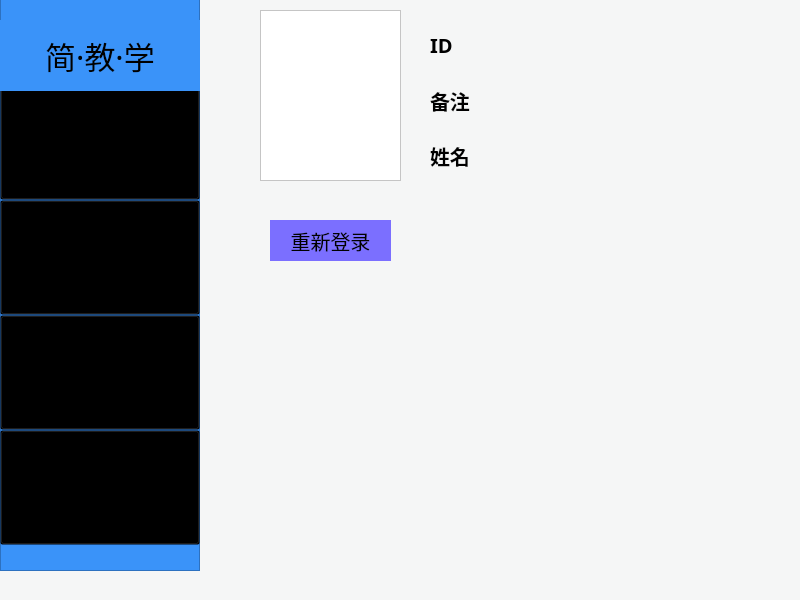
<?xml version="1.0" encoding="UTF-8"?>
<ui version="4.0">
 <class>Mainmine</class>
 <widget class="QMainWindow" name="Mainmine">
  <property name="geometry">
   <rect>
    <x>0</x>
    <y>0</y>
    <width>800</width>
    <height>600</height>
   </rect>
  </property>
  <property name="font">
   <font>
    <family>幼圆</family>
    <pointsize>10</pointsize>
   </font>
  </property>
  <property name="windowTitle">
   <string>简·教·学</string>
  </property>
  <property name="styleSheet">
   <string notr="true">background-color: rgb(245, 246, 246);</string>
  </property>
  <widget class="QWidget" name="centralwidget">
   <widget class="QGraphicsView" name="graphicsView">
    <property name="geometry">
     <rect>
      <x>260</x>
      <y>10</y>
      <width>141</width>
      <height>171</height>
     </rect>
    </property>
    <property name="styleSheet">
     <string notr="true">background-color: rgb(255, 255, 255);</string>
    </property>
   </widget>
   <widget class="QWidget" name="verticalLayoutWidget">
    <property name="geometry">
     <rect>
      <x>430</x>
      <y>20</y>
      <width>96</width>
      <height>161</height>
     </rect>
    </property>
    <layout class="QVBoxLayout" name="information_Layout">
     <item>
      <widget class="QLabel" name="ID">
       <property name="font">
        <font>
         <family>幼圆</family>
         <pointsize>15</pointsize>
         <weight>75</weight>
         <bold>true</bold>
        </font>
       </property>
       <property name="styleSheet">
        <string notr="true"/>
       </property>
       <property name="text">
        <string>ID</string>
       </property>
      </widget>
     </item>
     <item>
      <widget class="QLabel" name="comment">
       <property name="font">
        <font>
         <family>幼圆</family>
         <pointsize>15</pointsize>
         <weight>75</weight>
         <bold>true</bold>
        </font>
       </property>
       <property name="styleSheet">
        <string notr="true"/>
       </property>
       <property name="text">
        <string>备注</string>
       </property>
      </widget>
     </item>
     <item>
      <widget class="QLabel" name="name">
       <property name="font">
        <font>
         <family>幼圆</family>
         <pointsize>15</pointsize>
         <weight>75</weight>
         <bold>true</bold>
        </font>
       </property>
       <property name="styleSheet">
        <string notr="true"/>
       </property>
       <property name="text">
        <string>姓名</string>
       </property>
      </widget>
     </item>
    </layout>
   </widget>
   <widget class="QWidget" name="verticalLayoutWidget_2">
    <property name="geometry">
     <rect>
      <x>560</x>
      <y>20</y>
      <width>151</width>
      <height>161</height>
     </rect>
    </property>
    <layout class="QVBoxLayout" name="verticalLayout">
     <item>
      <widget class="QLabel" name="label_ID">
       <property name="styleSheet">
        <string notr="true"/>
       </property>
       <property name="text">
        <string/>
       </property>
      </widget>
     </item>
     <item>
      <widget class="QLabel" name="label_comment">
       <property name="styleSheet">
        <string notr="true"/>
       </property>
       <property name="text">
        <string/>
       </property>
      </widget>
     </item>
     <item>
      <widget class="QLabel" name="label_name">
       <property name="styleSheet">
        <string notr="true"/>
       </property>
       <property name="text">
        <string/>
       </property>
      </widget>
     </item>
    </layout>
   </widget>
   <widget class="QPushButton" name="loginagain">
    <property name="geometry">
     <rect>
      <x>270</x>
      <y>220</y>
      <width>121</width>
      <height>41</height>
     </rect>
    </property>
    <property name="font">
     <font>
      <family>幼圆</family>
      <pointsize>15</pointsize>
     </font>
    </property>
    <property name="styleSheet">
     <string notr="true">QPushButton
{ 
    border-radius:250px;
	background-color: rgb(123, 111, 255);
}
QPushButton:hover
{
	background-color: rgb(143, 141, 229);
	background-color: rgb(127, 147, 249);
	border-radius: 250px;
	
}</string>
    </property>
    <property name="text">
     <string>重新登录</string>
    </property>
   </widget>
   <widget class="QFrame" name="frame">
    <property name="geometry">
     <rect>
      <x>0</x>
      <y>-20</y>
      <width>200</width>
      <height>591</height>
     </rect>
    </property>
    <property name="font">
     <font>
      <family>幼圆</family>
     </font>
    </property>
    <property name="styleSheet">
     <string notr="true">background-color: rgb(58, 147, 249);</string>
    </property>
    <property name="frameShape">
     <enum>QFrame::StyledPanel</enum>
    </property>
    <property name="frameShadow">
     <enum>QFrame::Raised</enum>
    </property>
    <widget class="QPushButton" name="mode_homepage">
     <property name="geometry">
      <rect>
       <x>0</x>
       <y>105</y>
       <width>200</width>
       <height>115</height>
      </rect>
     </property>
     <property name="font">
      <font>
       <family>幼圆</family>
       <pointsize>30</pointsize>
       <weight>75</weight>
       <bold>true</bold>
      </font>
     </property>
     <property name="mouseTracking">
      <bool>false</bool>
     </property>
     <property name="styleSheet">
      <string notr="true">QPushButton
{ 
    background-color:transparent;
}
QPushButton:hover
{
	background-color: rgb(127, 147, 249);
	border-radius: 0px;
	
}</string>
     </property>
     <property name="text">
      <string>首页</string>
     </property>
    </widget>
    <widget class="QPushButton" name="mode_operation">
     <property name="geometry">
      <rect>
       <x>0</x>
       <y>220</y>
       <width>200</width>
       <height>115</height>
      </rect>
     </property>
     <property name="font">
      <font>
       <family>幼圆</family>
       <pointsize>30</pointsize>
       <weight>75</weight>
       <bold>true</bold>
      </font>
     </property>
     <property name="styleSheet">
      <string notr="true">QPushButton
{ 
    background-color:transparent;
}
QPushButton:hover
{
	background-color: rgb(127, 147, 249);
	border-radius: 0px;
	
}</string>
     </property>
     <property name="text">
      <string>操作</string>
     </property>
    </widget>
    <widget class="QPushButton" name="mode_history">
     <property name="geometry">
      <rect>
       <x>0</x>
       <y>335</y>
       <width>200</width>
       <height>115</height>
      </rect>
     </property>
     <property name="font">
      <font>
       <family>幼圆</family>
       <pointsize>20</pointsize>
       <weight>75</weight>
       <bold>true</bold>
      </font>
     </property>
     <property name="styleSheet">
      <string notr="true">QPushButton
{ 
    background-color:transparent;
}
QPushButton:hover
{
	background-color: rgb(127, 147, 249);
	border-radius: 0px;
	
}</string>
     </property>
     <property name="text">
      <string>历史
记录</string>
     </property>
    </widget>
    <widget class="QPushButton" name="mode_mine">
     <property name="geometry">
      <rect>
       <x>0</x>
       <y>450</y>
       <width>200</width>
       <height>115</height>
      </rect>
     </property>
     <property name="font">
      <font>
       <family>幼圆</family>
       <pointsize>30</pointsize>
       <weight>75</weight>
       <bold>true</bold>
      </font>
     </property>
     <property name="styleSheet">
      <string notr="true">QPushButton
{ 
    background-color:transparent;
}
QPushButton:hover
{
	background-color: rgb(127, 147, 249);
	border-radius: 0px;
	
}</string>
     </property>
     <property name="text">
      <string>我的</string>
     </property>
    </widget>
    <widget class="QLabel" name="label">
     <property name="geometry">
      <rect>
       <x>0</x>
       <y>40</y>
       <width>200</width>
       <height>71</height>
      </rect>
     </property>
     <property name="font">
      <font>
       <family>华文行楷</family>
       <pointsize>23</pointsize>
      </font>
     </property>
     <property name="text">
      <string>简·教·学</string>
     </property>
     <property name="alignment">
      <set>Qt::AlignCenter</set>
     </property>
    </widget>
   </widget>
  </widget>
  <widget class="QMenuBar" name="menubar">
   <property name="geometry">
    <rect>
     <x>0</x>
     <y>0</y>
     <width>800</width>
     <height>26</height>
    </rect>
   </property>
  </widget>
  <widget class="QStatusBar" name="statusbar"/>
 </widget>
 <resources/>
 <connections/>
</ui>
